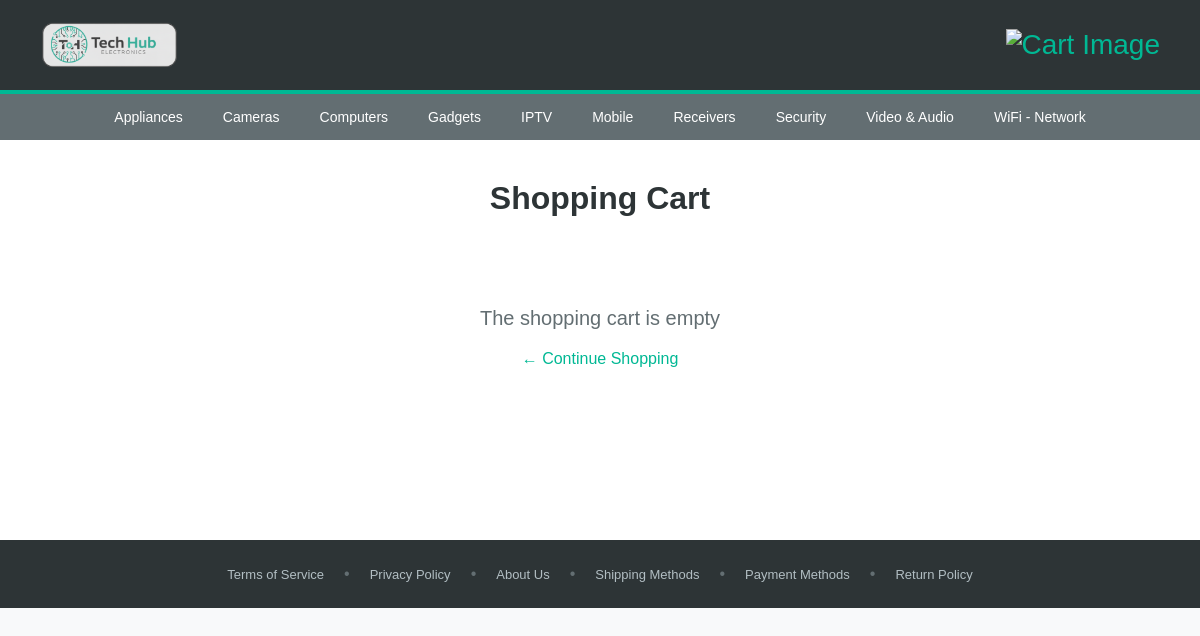
The app's page /cart.php with its own data.
### tables this page shows
CREATE TABLE IF NOT EXISTS `categories` (
  `category_id` int(10) NOT NULL AUTO_INCREMENT,
  `category_description` varchar(100) NOT NULL,
  `category_image` varchar(250) NOT NULL,
  PRIMARY KEY (`category_id`)
);

### cart.php (the view, shortened to what this page needs)
<?php
require_once 'db_connect.php';
$categoriesQuery = "SELECT category_id, category_description, category_image FROM categories ORDER BY category_description";
$categoriesResult = $conn->query($categoriesQuery);
$categories = [];
if ($categoriesResult && $categoriesResult->num_rows > 0) {
    while($row = $categoriesResult->fetch_assoc()) {
        $categories[] = $row;
    }
}
$cartItems = [];
$footerLinks = [
    "Terms of Service" => "#",
    "Privacy Policy" => "#",
    "About Us" => "#",
    "Shipping Methods" => "#",
    "Payment Methods" => "#",
    "Return Policy" => "#"
];
?>
<!DOCTYPE html>
<html lang="en">
<head>
    <link rel="stylesheet" href="style.css">
</head>
<body>
    <header class="header">
        <a href="index.php" class="logo-link">
            <img src="LogoTechHub.svg" alt="TechHub Logo" class="logo">
        </a>
        <a href="cart.php" class="cart-link">
            <img src="cart.svg" alt="Cart Image" class="cart-icon">
        </a>
    </header>
    <nav class="navigation">
        <ul class="nav-menu">
            <?php foreach ($categories as $navCategory): ?>
                <li>
                    <a href="search.php?c=<?php echo $navCategory['category_id']; ?>">
                        <?php echo htmlspecialchars($navCategory['category_description']); ?>
                    </a>
                </li>
            <?php endforeach; ?>
        </ul>
    </nav>
    <section class="cart-content">
        <h1 class="cart-title">Shopping Cart</h1>
        <?php if (empty($cartItems)): ?>
            <div class="empty-cart">
                <p>The shopping cart is empty</p>
                <a href="index.php" class="continue-shopping">← Continue Shopping</a>
            </div>
        <?php endif; ?>
    </section>
    <footer class="footer">
        <div class="footer-links">
            <?php
            $linkCount = count($footerLinks);
            $currentIndex = 0;
            foreach ($footerLinks as $linkText => $linkUrl):
                $currentIndex++;
            ?>
                <a href="<?php echo htmlspecialchars($linkUrl); ?>">
                    <?php echo htmlspecialchars($linkText); ?>
                </a>
                <?php if ($currentIndex < $linkCount): ?>
                    <span class="separator">•</span>
                <?php endif; ?>
            <?php endforeach; ?>
        </div>
    </footer>
</body>
</html>

### style.css (style rules this page uses)
* { margin: 0; padding: 0; box-sizing: border-box; }
body { font-family: 'Arial', sans-serif; background-color: #f8f9fa; min-height: 100vh; display: flex; flex-direction: column; }
.header { background-color: #2d3436; padding: 20px 40px; display: flex; justify-content: space-between; align-items: center; border-bottom: 4px solid #00b894; }
.logo-link { text-decoration: none; }
.cart-link { text-decoration: none; }
.cart-icon { height: 50px; }
.logo { display: block; align-items: center; gap: 8px; text-decoration: none; height: 50px; }
.cart-icon { color: #00b894; font-size: 28px; cursor: pointer; transition: transform 0.2s; height: 50px; }
.navigation { background-color: #636e72; padding: 0; }
.nav-menu { display: flex; list-style: none; justify-content: center; flex-wrap: wrap; }
.nav-menu li { color: white; cursor: pointer; padding: 15px 20px; font-size: 14px; transition: background-color 0.3s; }
.nav-menu li a { color: white; text-decoration: none; }
.footer { background-color: #2d3436; padding: 25px 40px; text-align: center; margin-top: 0px; }
.footer-links { display: flex; justify-content: center; gap: 20px; flex-wrap: wrap; align-items: center; }
.footer-links a { color: #b2bec3; text-decoration: none; font-size: 13px; transition: color 0.3s; }
.cart-content { background-color: white; padding: 40px; min-height: 400px; }
.cart-title { color: #2d3436; font-size: 32px; font-weight: 600; margin-bottom: 30px; text-align: center; }
.empty-cart { text-align: center; padding: 60px 20px; color: #636e72; font-size: 20px; }
.continue-shopping { display: inline-block; margin-top: 20px; color: #00b894; text-decoration: none; font-size: 16px; transition: color 0.3s; }
.footer-links .separator { color: #636e72; }

### records on screen
categories: category_description "Appliances"
categories: category_description "Cameras"
categories: category_description "Computers"
categories: category_description "Gadgets"
categories: category_description "IPTV"
categories: category_description "Mobile"
categories: category_description "Receivers"
categories: category_description "Security"
categories: category_description "Video & Audio"
categories: category_description "WiFi - Network"

### other values on screen
$linkText "Terms of Service"
$linkText "Privacy Policy"
$linkText "About Us"
$linkText "Shipping Methods"
$linkText "Payment Methods"
$linkText "Return Policy"
